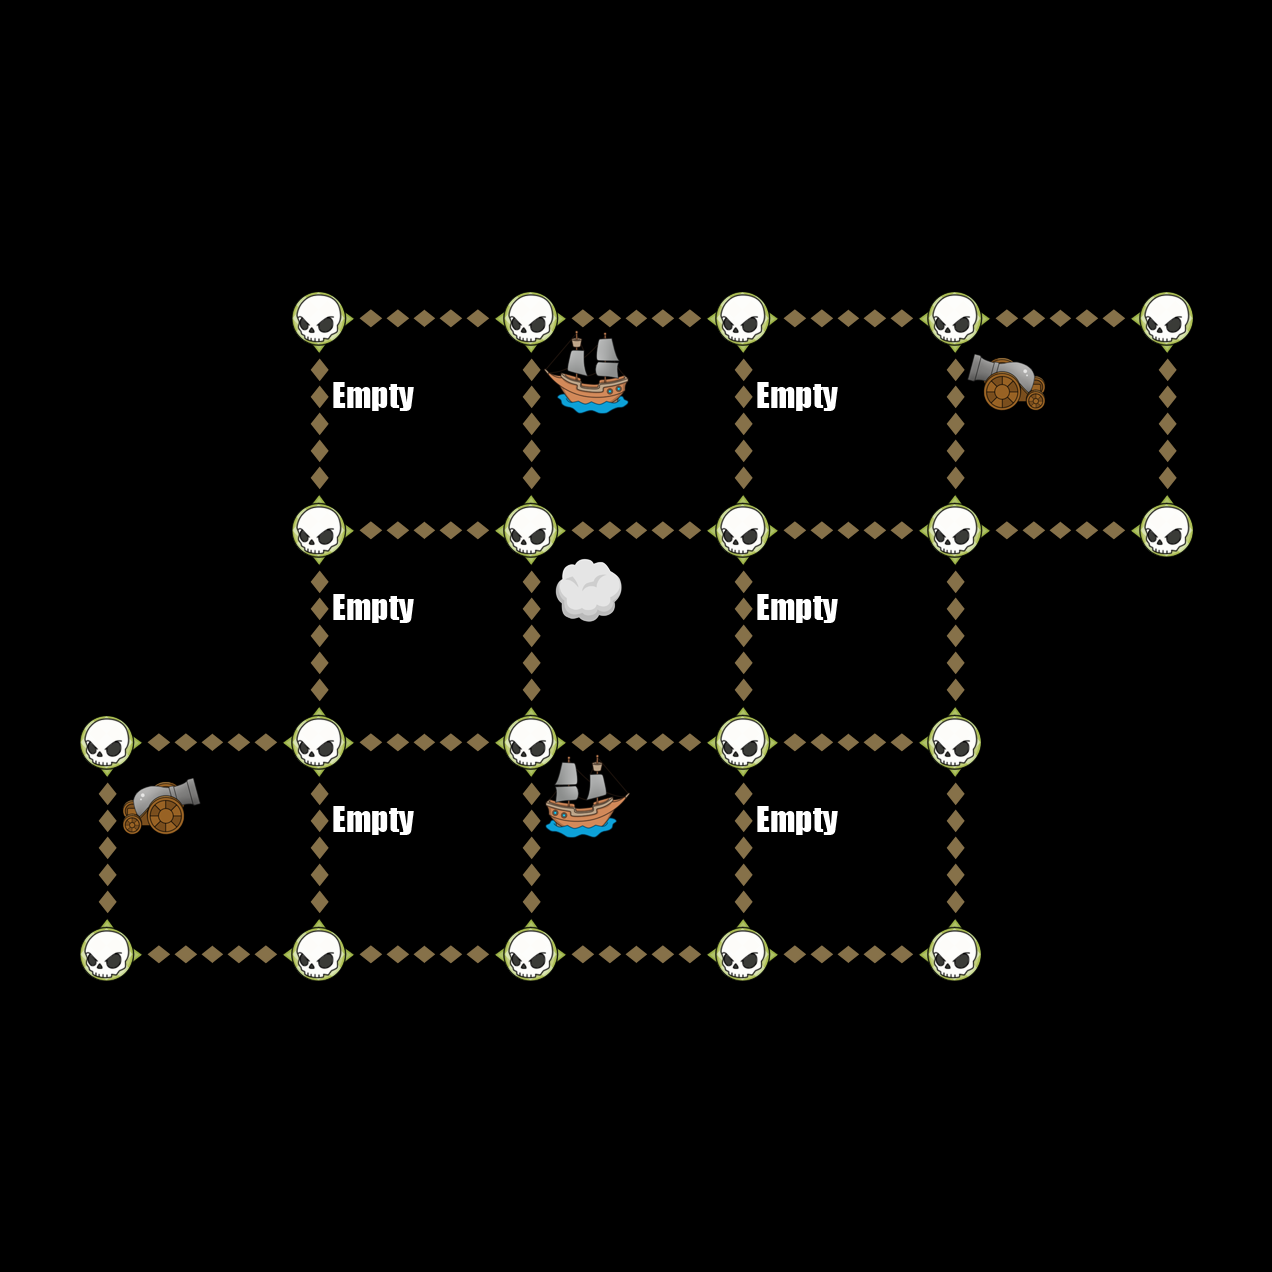

This game map was drawn from its Tiled (.tmx) file and the tilesets committed beside it. A one-line description and the trimmed map source follow:
An orthogonal 6x6 tile map with 212x212 px tiles, 6 tile layers (Down, Up, Left, Right, ...).

<map version="1.0" orientation="orthogonal" width="6" height="6" tilewidth="212" tileheight="212">
 <tileset firstgid="1" name="TileGraphic_Final-ipadhd" tilewidth="212" tileheight="212">
  <image source="TileGraphic_Final-ipadhd.png" width="636" height="1060" />
  <tile id="0">
   <properties>
    <property name="LineFilled" value="True" />
   </properties>
  </tile>
  <tile id="2">
   <properties>
    <property name="Item" value="TreasureBox" />
   </properties>
  </tile>
  <tile id="4">
   <properties>
    <property name="RowFilled" value="True" />
   </properties>
  </tile>
  <tile id="6">
   <properties>
    <property name="Item" value="CannonLeft" />
   </properties>
  </tile>
  <tile id="7">
   <properties>
    <property name="Item" value="ShipRight" />
   </properties>
  </tile>
  <tile id="8">
   <properties>
    <property name="Item" value="MapOne" />
   </properties>
  </tile>
  <tile id="9">
   <properties>
    <property name="Item" value="CannonRight" />
   </properties>
  </tile>
  <tile id="10">
   <properties>
    <property name="Item" value="ShipLeft" />
   </properties>
  </tile>
  <tile id="11">
   <properties>
    <property name="Item" value="MapTwo" />
   </properties>
  </tile>
  <tile id="12">
   <properties>
    <property name="Item" value="Empty" />
   </properties>
  </tile>
  <tile id="13">
   <properties>
    <property name="Item" value="Skull" />
   </properties>
  </tile>
  <tile id="14">
   <properties>
    <property name="Item" value="Fog" />
   </properties>
  </tile>
 </tileset>
 <layer name="Down" width="6" height="6">
  <data>[36 cells, 14 non-empty, 1 distinct tile ids]</data>
 </layer>
 <layer name="Up" width="6" height="6">
  <data>[36 cells, 14 non-empty, 1 distinct tile ids]</data>
 </layer>
 <layer name="Left" width="6" height="6">
  <data>[36 cells, 16 non-empty, 1 distinct tile ids]</data>
 </layer>
 <layer name="Right" width="6" height="6">
  <data>[36 cells, 16 non-empty, 1 distinct tile ids]</data>
 </layer>
 <layer name="Dots" width="6" height="6">
  <data>[36 cells, 20 non-empty, 1 distinct tile ids]</data>
 </layer>
 <layer name="Items" width="6" height="6">
  <data>[36 cells, 11 non-empty, 6 distinct tile ids]</data>
 </layer>
</map>
